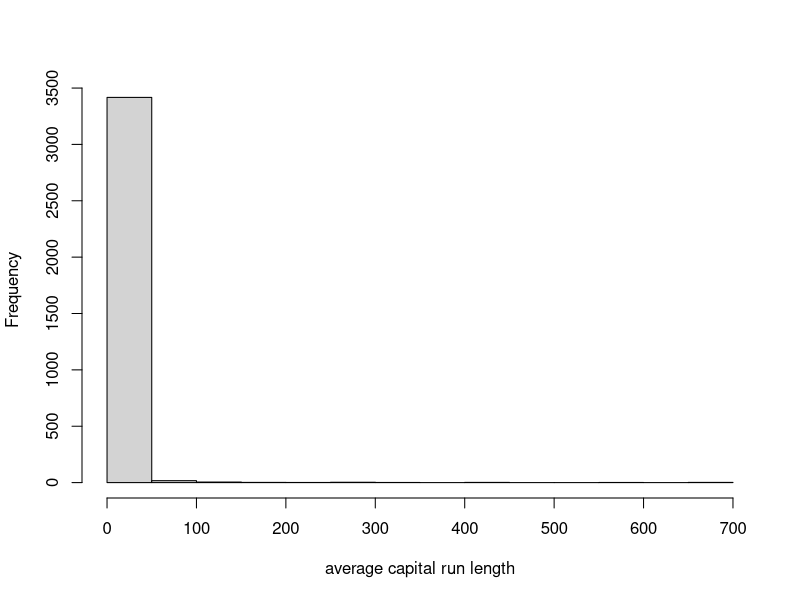
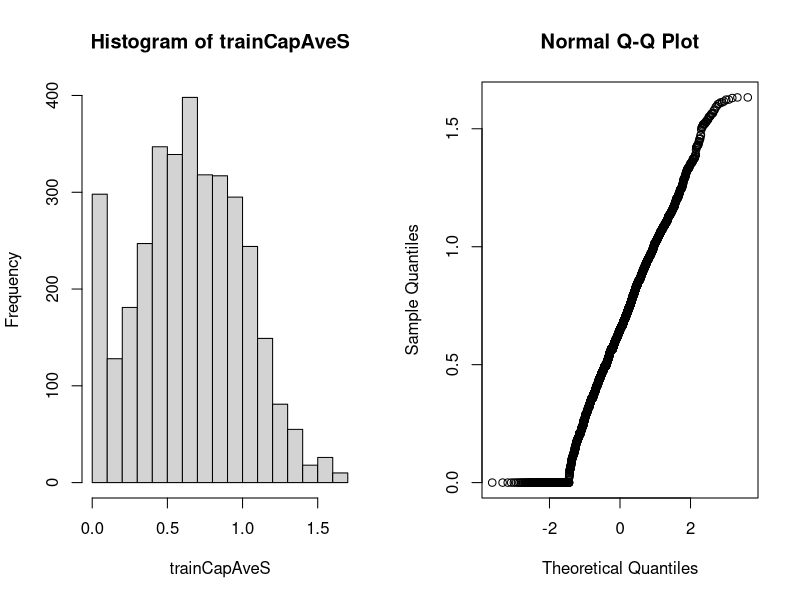

R code for these plots, in order:
# Week2-Preprocessing.R
# 
# Preprocessing

setwd("~/GitHub/coursera/MachineLearning")

library(caret)
library(kernlab)
data(spam)

inTrain <- createDataPartition(y=spam$type, p=0.75, list = FALSE)
training <- spam[inTrain, ]
testing <- spam[-inTrain, ]
dim(testing)

hist(training$capitalAve, main='', xlab='average capital run length')
mean(training$capitalAve)
sd(training$capitalAve)

# Standarizing the variable (mean=0, sd=1)
trainCapAve <- training$capitalAve
trainCapAveS <- (trainCapAve - mean(trainCapAve)) / sd(trainCapAve)
mean(trainCapAveS)
sd(trainCapAveS)

testCapAve <- testing$capitalAve
testCapAveS <- (testCapAve - mean(trainCapAve)) / sd(trainCapAve)
mean(testCapAveS)
sd(testCapAveS)

preObj <- preProcess(training[, -58], method = c('center','scale'))  # Variable 58 = type
trainCapAveS <- predict(preObj, training[, -58])$capitalAve
mean(trainCapAveS)
sd(trainCapAveS)

testCapAveS <- predict(preObj, testing[, -58])$capitalAve
mean(testCapAveS)
sd(testCapAveS)

# Passing the Preprocessing directly into the training model operation
set.seed(32343)
modelFit <- train(type ~ . , data = training, preProcess=c('center', 'scale'), method='glm')
modelFit


# Box-Cox transformation
preObj <- preProcess(training[, -58], method = c('BoxCox'))
trainCapAveS <- predict(preObj, training[, -58])$capitalAve
par(mfrow=c(1,2))
hist(trainCapAveS)
qqnorm(trainCapAveS)


#
# Imputing Data -- Handling Missing Values
#

set.seed(13343)

# Make some NA values
training$capAve <- training$capitalAve
selectNA <- rbinom(dim(training)[1], size = 1, prob = 0.05) == 1
training$capAve[selectNA] <- NA

# Impute and standarize
preObj <- preProcess(training[, -58], method = 'knnImpute')
library(RANN)
capAve <- predict(preObj, training[, -58])$capAve

capAveTruth <- training$capitalAve
capAveTruth <- (capAveTruth - mean(capAveTruth)) / sd(capAveTruth)
